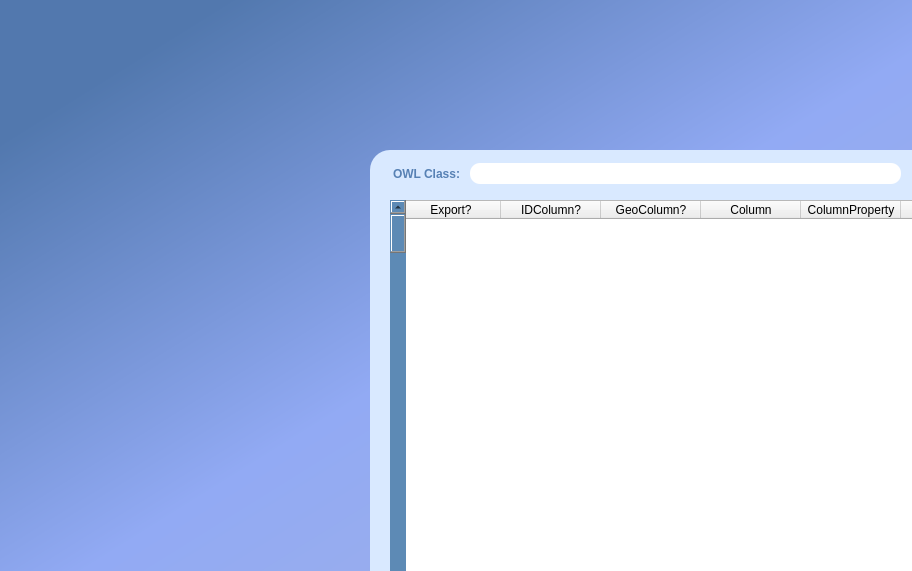
<?xml version="1.0" encoding="UTF-8"?>
<ui version="4.0">
 <class>Form</class>
 <widget class="QWidget" name="Form">
  <property name="geometry">
   <rect>
    <x>0</x>
    <y>0</y>
    <width>912</width>
    <height>571</height>
   </rect>
  </property>
  <property name="windowTitle">
   <string>Form</string>
  </property>
  <property name="styleSheet">
   <string notr="true">QObject#Form{
background-color: qlineargradient(spread:repeat, x1:0, y1:0, x2:1, y2:1, stop:0.125 rgba(82, 120, 174, 255), stop:0.545455 rgba(146, 170, 244, 255), stop:0.931818 rgba(159, 176, 230, 255));}</string>
  </property>
  <widget class="QFrame" name="frame_2">
   <property name="geometry">
    <rect>
     <x>370</x>
     <y>150</y>
     <width>1141</width>
     <height>541</height>
    </rect>
   </property>
   <property name="minimumSize">
    <size>
     <width>1141</width>
     <height>541</height>
    </size>
   </property>
   <property name="styleSheet">
    <string notr="true">QObject#frame_2{
background-color:rgb(217, 233, 255);
border-radius:20px;}

</string>
   </property>
   <property name="frameShape">
    <enum>QFrame::StyledPanel</enum>
   </property>
   <property name="frameShadow">
    <enum>QFrame::Raised</enum>
   </property>
   <widget class="QTableWidget" name="interlinkTable_3">
    <property name="geometry">
     <rect>
      <x>30</x>
      <y>50</y>
      <width>871</width>
      <height>461</height>
     </rect>
    </property>
    <property name="baseSize">
     <size>
      <width>4</width>
      <height>0</height>
     </size>
    </property>
    <property name="styleSheet">
     <string notr="true"/>
    </property>
    <property name="sortingEnabled">
     <bool>true</bool>
    </property>
    <property name="columnCount">
     <number>8</number>
    </property>
    <column>
     <property name="text">
      <string>Export?</string>
     </property>
    </column>
    <column>
     <property name="text">
      <string>IDColumn?</string>
     </property>
    </column>
    <column>
     <property name="text">
      <string>GeoColumn?</string>
     </property>
    </column>
    <column>
     <property name="text">
      <string>Column</string>
     </property>
    </column>
    <column>
     <property name="text">
      <string>ColumnProperty</string>
     </property>
    </column>
    <column>
     <property name="text">
      <string>PropertyType</string>
     </property>
    </column>
    <column>
     <property name="text">
      <string>ColumnConcept</string>
     </property>
    </column>
    <column>
     <property name="text">
      <string>ValueConcept</string>
     </property>
    </column>
   </widget>
   <widget class="QWidget" name="widget_7" native="true">
    <property name="geometry">
     <rect>
      <x>10</x>
      <y>0</y>
      <width>1111</width>
      <height>48</height>
     </rect>
    </property>
    <layout class="QGridLayout" name="gridLayout_6">
     <item row="0" column="1">
      <layout class="QHBoxLayout" name="horizontalLayout_9">
       <item>
        <widget class="QLabel" name="label_7">
         <property name="minimumSize">
          <size>
           <width>121</width>
           <height>28</height>
          </size>
         </property>
         <property name="maximumSize">
          <size>
           <width>121</width>
           <height>28</height>
          </size>
         </property>
         <property name="font">
          <font>
           <weight>75</weight>
           <bold>true</bold>
          </font>
         </property>
         <property name="styleSheet">
          <string notr="true">color: rgb(87, 129, 180);
</string>
         </property>
         <property name="text">
          <string>Target Namespace:</string>
         </property>
        </widget>
       </item>
       <item>
        <widget class="QLineEdit" name="interlinkNameSpace">
         <property name="minimumSize">
          <size>
           <width>431</width>
           <height>21</height>
          </size>
         </property>
         <property name="maximumSize">
          <size>
           <width>431</width>
           <height>21</height>
          </size>
         </property>
         <property name="styleSheet">
          <string notr="true">border-radius:10px;</string>
         </property>
         <property name="text">
          <string>http://www.github.com/sparqlunicorn#</string>
         </property>
        </widget>
       </item>
      </layout>
     </item>
     <item row="0" column="0">
      <layout class="QHBoxLayout" name="horizontalLayout_8">
       <item>
        <widget class="QLabel" name="label_5">
         <property name="minimumSize">
          <size>
           <width>71</width>
           <height>21</height>
          </size>
         </property>
         <property name="maximumSize">
          <size>
           <width>71</width>
           <height>41</height>
          </size>
         </property>
         <property name="font">
          <font>
           <weight>75</weight>
           <bold>true</bold>
          </font>
         </property>
         <property name="styleSheet">
          <string notr="true">color: rgb(87, 129, 180);


</string>
         </property>
         <property name="text">
          <string>OWL Class:</string>
         </property>
        </widget>
       </item>
       <item>
        <widget class="QLineEdit" name="interlinkOwlClassInput">
         <property name="minimumSize">
          <size>
           <width>431</width>
           <height>21</height>
          </size>
         </property>
         <property name="maximumSize">
          <size>
           <width>431</width>
           <height>21</height>
          </size>
         </property>
         <property name="styleSheet">
          <string notr="true">border-radius:10px;</string>
         </property>
        </widget>
       </item>
      </layout>
     </item>
    </layout>
   </widget>
   <widget class="QWidget" name="widget_6" native="true">
    <property name="geometry">
     <rect>
      <x>910</x>
      <y>60</y>
      <width>219</width>
      <height>171</height>
     </rect>
    </property>
    <layout class="QVBoxLayout" name="verticalLayout_2">
     <item>
      <widget class="QCheckBox" name="exportTripleStore">
       <property name="minimumSize">
        <size>
         <width>171</width>
         <height>20</height>
        </size>
       </property>
       <property name="font">
        <font>
         <pointsize>10</pointsize>
         <weight>75</weight>
         <bold>true</bold>
         <underline>false</underline>
        </font>
       </property>
       <property name="cursor">
        <cursorShape>PointingHandCursor</cursorShape>
       </property>
       <property name="styleSheet">
        <string notr="true">color: rgb(87, 129, 180);

</string>
       </property>
       <property name="text">
        <string>Export To Triple Store</string>
       </property>
      </widget>
     </item>
     <item>
      <widget class="QPushButton" name="refreshLayersInterlink">
       <property name="minimumSize">
        <size>
         <width>201</width>
         <height>31</height>
        </size>
       </property>
       <property name="maximumSize">
        <size>
         <width>201</width>
         <height>31</height>
        </size>
       </property>
       <property name="font">
        <font>
         <pointsize>10</pointsize>
         <weight>75</weight>
         <bold>true</bold>
         <underline>false</underline>
        </font>
       </property>
       <property name="cursor">
        <cursorShape>PointingHandCursor</cursorShape>
       </property>
       <property name="styleSheet">
        <string notr="true">
color: rgb(213, 223, 255);

border-radius:10px;

background-color:rgb(93, 138, 181);

</string>
       </property>
       <property name="text">
        <string>Refresh Layers</string>
       </property>
      </widget>
     </item>
    </layout>
   </widget>
   <widget class="QScrollBar" name="horizontalScrollBar">
    <property name="geometry">
     <rect>
      <x>30</x>
      <y>510</y>
      <width>871</width>
      <height>16</height>
     </rect>
    </property>
    <property name="styleSheet">
     <string notr="true">border-radius:10px;
background-color:rgb(93, 138, 181);</string>
    </property>
    <property name="orientation">
     <enum>Qt::Horizontal</enum>
    </property>
   </widget>
   <widget class="QScrollBar" name="verticalScrollBar">
    <property name="geometry">
     <rect>
      <x>20</x>
      <y>50</y>
      <width>16</width>
      <height>461</height>
     </rect>
    </property>
    <property name="styleSheet">
     <string notr="true">border-radius:10px;
background-color:rgb(93, 138, 181);</string>
    </property>
    <property name="orientation">
     <enum>Qt::Vertical</enum>
    </property>
   </widget>
  </widget>
 </widget>
 <resources/>
 <connections/>
</ui>
